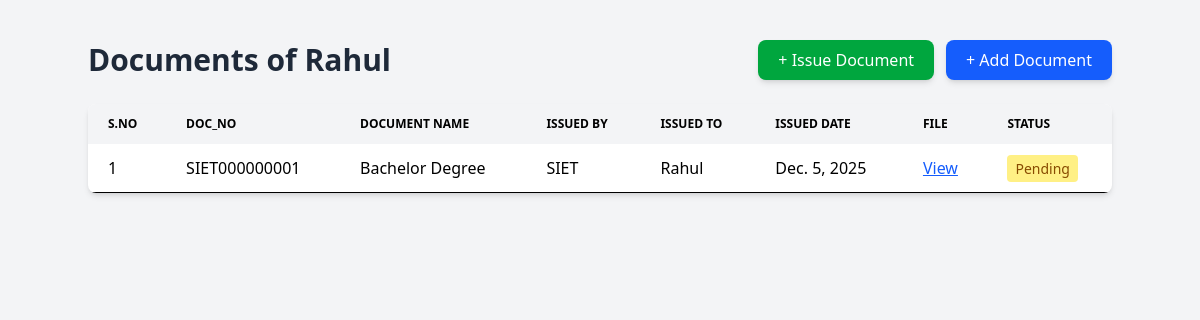
Page /students/20/docs/upload/ (signed in) on the committed database.
### app/models.py (models this page shows, shortened)
class Student(models.Model):
    college = models.ForeignKey(
        College,
        on_delete=models.CASCADE,
        related_name="students"
    )
    name = models.CharField(max_length=255)
    enroll_no = models.CharField(max_length=100, unique=True)
    course=models.CharField(default='B.Tech')
    dob = models.DateField()
    location = models.CharField(max_length=255)
    email_id = models.EmailField(unique=True)
    class Meta:
        unique_together = ('college', 'enroll_no')

class Document(models.Model):
    STATUS_CHOICES = (
        ("Uploaded", "Uploaded"),
        ("Verified", "Verified"),
        ("Pending", "Pending"),
        ("Fake", "Fake"),
        ("Issued", "Issued"),  # Added Issued status
    )
    student = models.ForeignKey(
        Student,
        on_delete=models.CASCADE,
        related_name="documents"
    )
    college = models.ForeignKey(
        College,
        on_delete=models.CASCADE,
        related_name="documents"
    )
    issued_by_college = models.ForeignKey(
        College,
        on_delete=models.SET_NULL,
        null=True,
        blank=True,
        related_name="issued_documents"
    )
    doc_no = models.CharField(max_length=50)
    doc_id = models.CharField(max_length=100)
    document_name = models.CharField(max_length=255)
    issued_to = models.CharField(max_length=255)
    issued_date = models.DateField()
    file = models.FileField(upload_to='documents/')
    status = models.CharField(
        max_length=20,
        choices=STATUS_CHOICES,
        default="Uploaded"
    )

class College(models.Model):
    user = models.OneToOneField(User, on_delete=models.CASCADE, null=True, blank=True)
    college_name = models.CharField(max_length=255, unique=True, default="Unknown College")
    college_id = models.CharField(max_length=100, unique=True, null=True, blank=True)
    college_location = models.CharField(max_length=255, null=True, blank=True)
    estab_year = models.PositiveIntegerField(null=True, blank=True)
    college_email = models.EmailField(unique=True, null=True, blank=True)
    college_photo = models.ImageField(upload_to='college_photos/', null=True, blank=True)
    bgimage = models.ImageField(upload_to='college_bg/', null=True, blank=True)
    description = models.TextField(null=True, blank=True)
    contact1 = models.CharField(max_length=20, null=True, blank=True)
    contact2 = models.CharField(max_length=20, null=True, blank=True)
    contact3 = models.CharField(max_length=20, null=True, blank=True)
    Aimage1 = models.ImageField(upload_to='achievements/', null=True, blank=True)
    Atext1 = models.CharField(max_length=255, null=True, blank=True)
    Aimage2 = models.ImageField(upload_to='achievements/', null=True, blank=True)
    Atext2 = models.CharField(max_length=255, null=True, blank=True)
    Aimage3 = models.ImageField(upload_to='achievements/', null=True, blank=True)
    Atext3 = models.CharField(max_length=255, null=True, blank=True)
    Advimage = models.ImageField(upload_to='advantages/', null=True, blank=True)
    Advtext = models.CharField(max_length=255, null=True, blank=True)
    awardtext = models.CharField(max_length=255, null=True, blank=True)
    p_detail1 = models.CharField(max_length=255, null=True, blank=True)
    p_detail2 = models.CharField(max_length=255, null=True, blank=True)

### app/views.py (the view)
# urls.py: path('students/<int:id>/docs/upload/', views.upload_document, name='upload_document'),
@login_required
def upload_document(request, id):
    student = get_object_or_404(Student, id=id)
    college = College.objects.get(user=request.user)
    if request.method == "POST":
        print("📌 POST DATA:", request.POST)          # DEBUG
        print("📌 FILES:", request.FILES)
        form = UploadDocumentForm(request.POST, request.FILES)
        print("📌 Form Errors Before Validating:", form.errors)
        if form.is_valid():
            doc = form.save(commit=False)
            doc.student = student
            doc.college = college
            doc.issued_to = student.name
            issued_by_name = form.cleaned_data.get("issued_by")
            if issued_by_name:
                issuing_college = College.objects.filter(
                    college_name__iexact=issued_by_name
                ).first()
                doc.issued_by_college = issuing_college
            else:
                doc.issued_by_college = college
            doc.save()
            return redirect('view_documents', id=id)
    else:
        form = UploadDocumentForm()
    documents = Document.objects.filter(student=student).order_by("-issued_date")
    return render(request, "docs.html", {
        "student": student,
        "documents": documents,
        "add_form": form,
        "issue_form": IssueDocumentForm(),
    })

### templates/docs.html (shortened to what this page needs)
{% load tailwind_tags %} {% load static %}
<!DOCTYPE html>
<html lang="en">
  <head>
    {% tailwind_css %}
  </head>
  <body class="bg-gray-100 p-10">
    <div class="max-w-5xl mx-auto">
      <div class="flex justify-between items-center mb-6">
        <h1 class="text-3xl font-bold text-gray-800">
          Documents of {{ student.name }}
        </h1>
        <div class="flex gap-3">
          <button
            onclick="document.getElementById('issueModal').showModal()"
            class="bg-green-600 hover:bg-green-700 text-white px-5 py-2 rounded-lg shadow-md"
          >
            + Issue Document
          </button>
          <button
            onclick="document.getElementById('addModal').showModal()"
            class="bg-blue-600 hover:bg-blue-700 text-white px-5 py-2 rounded-lg shadow-md"
          >
            + Add Document
          </button>
        </div>
      </div>
      <div class="bg-white shadow-md rounded-lg overflow-hidden mb-10">
        <table class="min-w-full leading-normal">
          <thead>
            <tr>
              <th
                class="px-5 py-3 bg-gray-100 text-left text-xs font-semibold uppercase"
              >
                S.No
              </th>
              <th
                class="px-5 py-3 bg-gray-100 text-left text-xs font-semibold uppercase"
              >
                Doc_No
              </th>
              <th
                class="px-5 py-3 bg-gray-100 text-left text-xs font-semibold uppercase"
              >
                Document Name
              </th>
              <th
                class="px-5 py-3 bg-gray-100 text-left text-xs font-semibold uppercase"
              >
                Issued By
              </th>
              <th
                class="px-5 py-3 bg-gray-100 text-left text-xs font-semibold uppercase"
              >
                Issued To
              </th>
              <th
                class="px-5 py-3 bg-gray-100 text-left text-xs font-semibold uppercase"
              >
                Issued Date
              </th>
              <th
                class="px-5 py-3 bg-gray-100 text-left text-xs font-semibold uppercase"
              >
                File
              </th>
              <th
                class="px-5 py-3 bg-gray-100 text-left text-xs font-semibold uppercase"
              >
                Status
              </th>
            </tr>
          </thead>
          <tbody>
            {% for doc in documents %}
            <tr class="hover:bg-gray-50">
              <td class="px-5 py-3 border-b">{{ forloop.counter }}</td>
              <td class="px-5 py-3 border-b font-medium">{{ doc.doc_no }}</td>
              <td class="px-5 py-3 border-b font-medium">
                {{ doc.document_name }}
              </td>
              <td class="px-5 py-3 border-b">
                {{ doc.issued_by_college.college_name|default:"Not Available" }}
              </td>
              <td class="px-5 py-3 border-b">{{ doc.issued_to }}</td>
              <td class="px-5 py-3 border-b">{{ doc.issued_date }}</td>
              <td class="px-5 py-3 border-b">
                {% if doc.file %}
                <a
                  href="{{ doc.file.url }}"
                  target="_blank"
                  class="text-blue-600 underline"
                  >View</a
                >
                {% else %} No file uploaded {% endif %}
              </td>
              <td class="px-5 py-3 border-b">
                {% if doc.status == "Verified" %}
                <span
                  class="px-2 py-1 text-sm rounded bg-green-200 text-green-800"
                  >Verified</span
                >
                {% elif doc.status == "Pending" %}
                <span
                  class="px-2 py-1 text-sm rounded bg-yellow-200 text-yellow-800"
                  >Pending</span
                >
                {% elif doc.status == "Fake" %}
                <span class="px-2 py-1 text-sm rounded bg-red-200 text-red-800"
                  >Fake</span
                >
                {% elif doc.status == "Issued" %}
                <span
                  class="px-2 py-1 text-sm rounded bg-blue-200 text-blue-800"
                  >Issued</span
                >
                {% else %}
                <span
                  class="px-2 py-1 text-sm rounded bg-gray-200 text-gray-800"
                  >{{ doc.status }}</span
                >
                {% endif %}
              </td>
            </tr>
            {% empty %}
            <tr>
              <td colspan="8" class="text-center py-6 text-gray-500">
                No documents uploaded yet.
              </td>
            </tr>
            {% endfor %}
          </tbody>
        </table>
      </div>
    </div>
  </body>
</html>

### rows in the picture
Student: name "Rahul"
Document: doc_no "SIET000000001", document_name "Bachelor Degree", issued_by_college.college_name "SIET", issued_to "Rahul", issued_date "Dec. 5, 2025", status "Pending"
